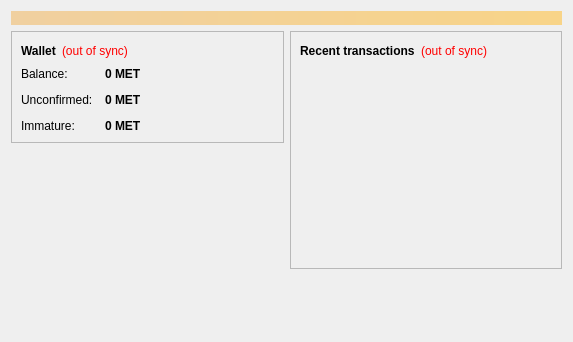
<?xml version="1.0" encoding="UTF-8"?>
<ui version="4.0">
 <class>OverviewPage</class>
 <widget class="QWidget" name="OverviewPage">
  <property name="geometry">
   <rect>
    <x>0</x>
    <y>0</y>
    <width>573</width>
    <height>342</height>
   </rect>
  </property>
  <property name="windowTitle">
   <string>Form</string>
  </property>
  <layout class="QVBoxLayout" name="topLayout">
   <item>
    <widget class="QLabel" name="labelAlerts">
     <property name="visible">
      <bool>false</bool>
     </property>
     <property name="styleSheet">
      <string notr="true">background-color: qlineargradient(x1: 0, y1: 0, x2: 1, y2: 0, stop:0 #F0D0A0, stop:1 #F8D488); color:#000000;</string>
     </property>
     <property name="wordWrap">
      <bool>true</bool>
     </property>
     <property name="margin">
      <number>3</number>
     </property>
    </widget>
   </item>
   <item>
    <layout class="QHBoxLayout" name="horizontalLayout" stretch="1,1">
     <item>
      <layout class="QVBoxLayout" name="verticalLayout_2">
       <item>
        <widget class="QFrame" name="frame">
         <property name="frameShape">
          <enum>QFrame::StyledPanel</enum>
         </property>
         <property name="frameShadow">
          <enum>QFrame::Raised</enum>
         </property>
         <layout class="QVBoxLayout" name="verticalLayout_4">
          <item>
           <layout class="QHBoxLayout" name="horizontalLayout_4">
            <item>
             <widget class="QLabel" name="label_5">
              <property name="font">
               <font>
                <weight>75</weight>
                <bold>true</bold>
               </font>
              </property>
              <property name="text">
               <string>Wallet</string>
              </property>
             </widget>
            </item>
            <item>
             <widget class="QLabel" name="labelWalletStatus">
              <property name="toolTip">
               <string>&lt;html&gt;&lt;head/&gt;&lt;body&gt;&lt;p&gt;The displayed information may be out of date. Your wallet automatically synchronizes with the Metacoin network after a connection is established, but this process has not completed yet.&lt;/p&gt;&lt;/body&gt;&lt;/html&gt;</string>
              </property>
              <property name="styleSheet">
               <string notr="true">QLabel { color: red; }</string>
              </property>
              <property name="text">
               <string notr="true">(out of sync)</string>
              </property>
              <property name="alignment">
               <set>Qt::AlignLeading|Qt::AlignLeft|Qt::AlignVCenter</set>
              </property>
             </widget>
            </item>
            <item>
             <spacer name="horizontalSpacer_2">
              <property name="orientation">
               <enum>Qt::Horizontal</enum>
              </property>
              <property name="sizeHint" stdset="0">
               <size>
                <width>40</width>
                <height>20</height>
               </size>
              </property>
             </spacer>
            </item>
           </layout>
          </item>
          <item>
           <layout class="QFormLayout" name="formLayout_2">
            <property name="fieldGrowthPolicy">
             <enum>QFormLayout::AllNonFixedFieldsGrow</enum>
            </property>
            <property name="horizontalSpacing">
             <number>12</number>
            </property>
            <property name="verticalSpacing">
             <number>12</number>
            </property>
            <item row="0" column="0">
             <widget class="QLabel" name="label">
              <property name="text">
               <string>Balance:</string>
              </property>
             </widget>
            </item>
            <item row="0" column="1">
             <widget class="QLabel" name="labelBalance">
              <property name="font">
               <font>
                <weight>75</weight>
                <bold>true</bold>
               </font>
              </property>
              <property name="cursor">
               <cursorShape>IBeamCursor</cursorShape>
              </property>
              <property name="toolTip">
               <string>Your current balance</string>
              </property>
              <property name="text">
               <string notr="true">0 MET</string>
              </property>
              <property name="textInteractionFlags">
               <set>Qt::LinksAccessibleByMouse|Qt::TextSelectableByKeyboard|Qt::TextSelectableByMouse</set>
              </property>
             </widget>
            </item>
            <item row="1" column="0">
             <widget class="QLabel" name="label_3">
              <property name="text">
               <string>Unconfirmed:</string>
              </property>
             </widget>
            </item>
            <item row="1" column="1">
             <widget class="QLabel" name="labelUnconfirmed">
              <property name="font">
               <font>
                <weight>75</weight>
                <bold>true</bold>
               </font>
              </property>
              <property name="cursor">
               <cursorShape>IBeamCursor</cursorShape>
              </property>
              <property name="toolTip">
               <string>Total of transactions that have yet to be confirmed, and do not yet count toward the current balance</string>
              </property>
              <property name="text">
               <string notr="true">0 MET</string>
              </property>
              <property name="textInteractionFlags">
               <set>Qt::LinksAccessibleByMouse|Qt::TextSelectableByKeyboard|Qt::TextSelectableByMouse</set>
              </property>
             </widget>
            </item>
            <item row="2" column="0">
             <widget class="QLabel" name="labelImmatureText">
              <property name="text">
               <string>Immature:</string>
              </property>
             </widget>
            </item>
            <item row="2" column="1">
             <widget class="QLabel" name="labelImmature">
              <property name="font">
               <font>
                <weight>75</weight>
                <bold>true</bold>
               </font>
              </property>
              <property name="toolTip">
               <string>Mined balance that has not yet matured</string>
              </property>
              <property name="text">
               <string notr="true">0 MET</string>
              </property>
              <property name="textInteractionFlags">
               <set>Qt::LinksAccessibleByMouse|Qt::TextSelectableByKeyboard|Qt::TextSelectableByMouse</set>
              </property>
             </widget>
            </item>
           </layout>
          </item>
         </layout>
        </widget>
       </item>
       <item>
        <spacer name="verticalSpacer">
         <property name="orientation">
          <enum>Qt::Vertical</enum>
         </property>
         <property name="sizeHint" stdset="0">
          <size>
           <width>20</width>
           <height>40</height>
          </size>
         </property>
        </spacer>
       </item>
       <item alignment="Qt::AlignLeft">
        <widget class="QLabel" name="label_wallet_bgcoin">
         <property name="text">
          <string/>
         </property>
         <property name="pixmap">
          <pixmap resource="../bitcoin.qrc">:/images/wallet_bgcoin</pixmap>
         </property>
         <property name="scaledContents">
          <bool>false</bool>
         </property>
         <property name="alignment">
          <set>Qt::AlignCenter</set>
         </property>
         <property name="margin">
          <number>-2</number>
         </property>
        </widget>
       </item>
      </layout>
     </item>
     <item>
      <layout class="QVBoxLayout" name="verticalLayout_3">
       <item>
        <widget class="QFrame" name="frame_2">
         <property name="frameShape">
          <enum>QFrame::StyledPanel</enum>
         </property>
         <property name="frameShadow">
          <enum>QFrame::Raised</enum>
         </property>
         <layout class="QVBoxLayout" name="verticalLayout">
          <item>
           <layout class="QHBoxLayout" name="horizontalLayout_2">
            <item>
             <widget class="QLabel" name="label_4">
              <property name="text">
               <string>&lt;b&gt;Recent transactions&lt;/b&gt;</string>
              </property>
             </widget>
            </item>
            <item>
             <widget class="QLabel" name="labelTransactionsStatus">
              <property name="toolTip">
               <string>&lt;html&gt;&lt;head/&gt;&lt;body&gt;&lt;p&gt;The displayed information may be out of date. Your wallet automatically synchronizes with the Metacoin network after a connection is established, but this process has not completed yet.&lt;/p&gt;&lt;/body&gt;&lt;/html&gt;</string>
              </property>
              <property name="styleSheet">
               <string notr="true">QLabel { color: red; }</string>
              </property>
              <property name="text">
               <string notr="true">(out of sync)</string>
              </property>
              <property name="alignment">
               <set>Qt::AlignRight|Qt::AlignTrailing|Qt::AlignVCenter</set>
              </property>
             </widget>
            </item>
            <item>
             <spacer name="horizontalSpacer">
              <property name="orientation">
               <enum>Qt::Horizontal</enum>
              </property>
              <property name="sizeHint" stdset="0">
               <size>
                <width>40</width>
                <height>20</height>
               </size>
              </property>
             </spacer>
            </item>
           </layout>
          </item>
          <item>
           <widget class="QListView" name="listTransactions">
            <property name="styleSheet">
             <string notr="true">QListView { background: transparent; }</string>
            </property>
            <property name="frameShape">
             <enum>QFrame::NoFrame</enum>
            </property>
            <property name="verticalScrollBarPolicy">
             <enum>Qt::ScrollBarAlwaysOff</enum>
            </property>
            <property name="horizontalScrollBarPolicy">
             <enum>Qt::ScrollBarAlwaysOff</enum>
            </property>
            <property name="selectionMode">
             <enum>QAbstractItemView::NoSelection</enum>
            </property>
           </widget>
          </item>
         </layout>
        </widget>
       </item>
       <item>
        <spacer name="verticalSpacer_2">
         <property name="orientation">
          <enum>Qt::Vertical</enum>
         </property>
         <property name="sizeHint" stdset="0">
          <size>
           <width>20</width>
           <height>40</height>
          </size>
         </property>
        </spacer>
       </item>
      </layout>
     </item>
    </layout>
   </item>
  </layout>
 </widget>
 <resources>
  <include location="../bitcoin.qrc"/>
 </resources>
 <connections/>
</ui>
